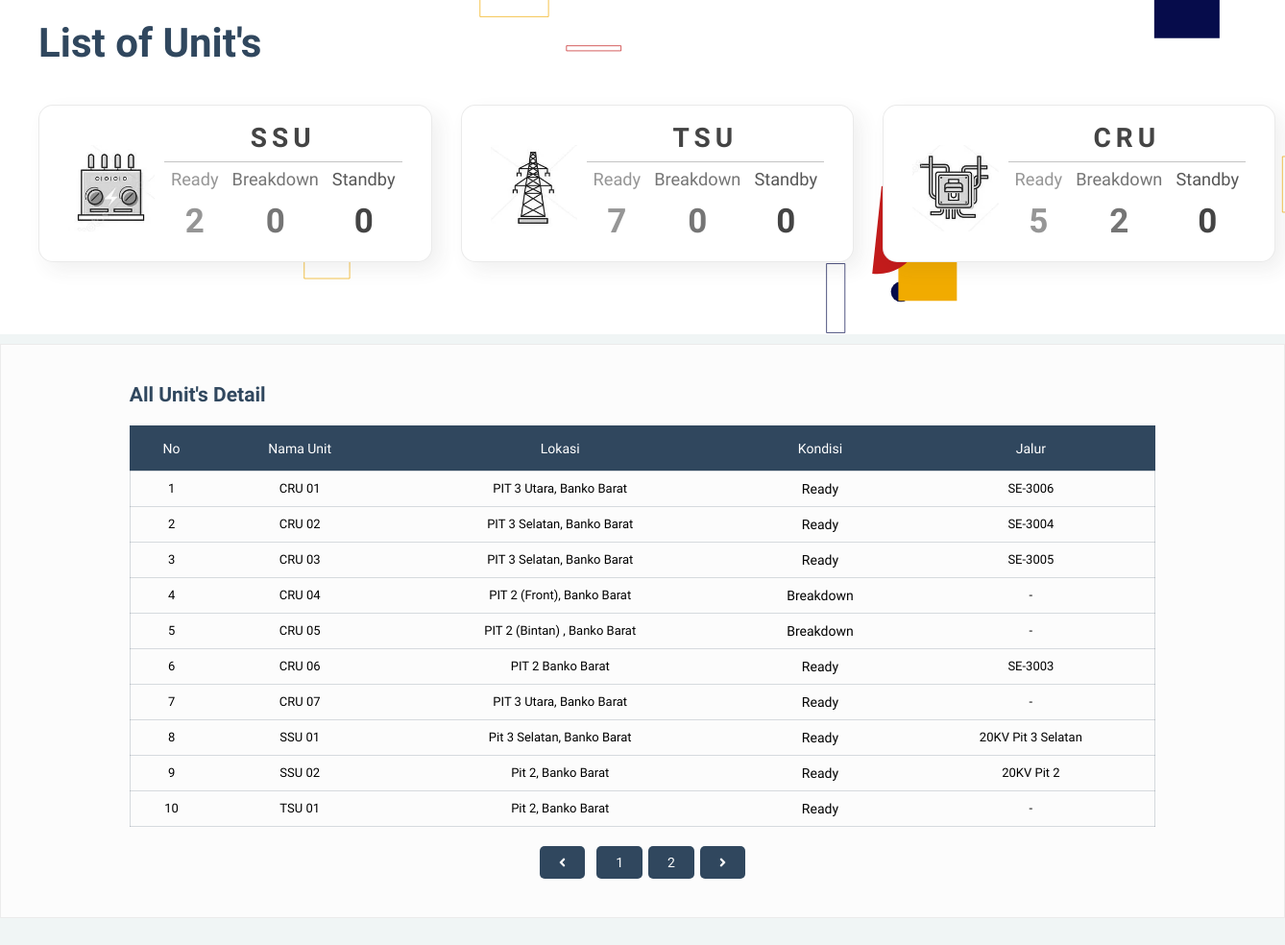
The app's page /pages/unit/detailUnit.php with its own data.
### tables this page shows
CREATE TABLE `t_unit` (
  `ID` int(11) NOT NULL,
  `NAMA_UNIT` text NOT NULL,
  `LOKASI` text NOT NULL,
  `KONDISI` text NOT NULL,
  `JALUR` text NOT NULL
);

### phpcode/kabel.php (called while the page is built, shortened)
<?php
    $data_cru_ready = mysqli_query($hostptba, "select COUNT(NAMA_UNIT) as 'CRUREADY' from T_UNIT where NAMA_UNIT like 'CRU%' and KONDISI = 'Ready'");
    $data_cru_standby = mysqli_query($hostptba, "select COUNT(NAMA_UNIT) as 'CRUSTANDBY' from T_UNIT where NAMA_UNIT like 'CRU%' and KONDISI = 'Standby'");
    $data_cru_breakdown = mysqli_query($hostptba, "select COUNT(NAMA_UNIT) as 'CRUBREAKDOWN' from T_UNIT where NAMA_UNIT like 'CRU%' and KONDISI = 'Breakdown'");
    $data_ssu_ready = mysqli_query($hostptba, "select COUNT(NAMA_UNIT) as 'SSUREADY' from T_UNIT where NAMA_UNIT like 'SSU%' and KONDISI = 'Ready'");
    $data_ssu_standby = mysqli_query($hostptba, "select COUNT(NAMA_UNIT) as 'SSUSTANDBY' from T_UNIT where NAMA_UNIT like 'SSU%' and KONDISI = 'Standby'");
    $data_ssu_breakdown = mysqli_query($hostptba, "select COUNT(NAMA_UNIT) as 'SSUBREAKDOWN' from T_UNIT where NAMA_UNIT like 'SSU%' and KONDISI = 'Breakdown'");
    $data_tsu_ready = mysqli_query($hostptba, "select COUNT(NAMA_UNIT) as 'TSUREADY' from T_UNIT where NAMA_UNIT like 'TSU%' and KONDISI = 'Ready'");
    $data_tsu_standby = mysqli_query($hostptba, "select COUNT(NAMA_UNIT) as 'TSUSTANDBY' from T_UNIT where NAMA_UNIT like 'TSU%' and KONDISI = 'Standby'");
    $data_tsu_breakdown = mysqli_query($hostptba, "select COUNT(NAMA_UNIT) as 'TSUBREAKDOWN' from T_UNIT where NAMA_UNIT like 'TSU%' and KONDISI = 'Breakdown'");
    $cruready = mysqli_fetch_array($data_cru_ready)['CRUREADY'];
    $crustandby = mysqli_fetch_array($data_cru_standby)['CRUSTANDBY'];
    $crubreakdown = mysqli_fetch_array($data_cru_breakdown)['CRUBREAKDOWN'];
    $ssuready = mysqli_fetch_array($data_ssu_ready)['SSUREADY'];
    $ssustandby = mysqli_fetch_array($data_ssu_standby)['SSUSTANDBY'];
    $ssubreakdown = mysqli_fetch_array($data_ssu_breakdown)['SSUBREAKDOWN'];
    $tsuready = mysqli_fetch_array($data_tsu_ready)['TSUREADY'];
    $tsustandby = mysqli_fetch_array($data_tsu_standby)['TSUSTANDBY'];
    $tsubreakdown = mysqli_fetch_array($data_tsu_breakdown)['TSUBREAKDOWN'];
?>

### pages/unit/detailUnit.php (the view, shortened to what this page needs)
<!DOCTYPE html>
<html lang="en">
<head>
    <link rel='stylesheet' href='../../assets/css/index.css'>
    <link rel='stylesheet' href='../../assets/css/styles.css'>
    <link rel='stylesheet' type='text/css' href='../../assets/css/responsive.css'>
</head>
<body id='pageListrik' style='background: rgb(240,245,245); '>
  <?php
    include '../../phpcode/calculation.php';
    include '../../phpcode/kabel.php';
  ?>
  <div class="dpContainer containerUnit">
    <h1>List of Unit's</h1>
    <div class="outContainer">
      <div class='probDetailContent unitBox'>
        <div class='unitItemBox' style='display: flex;'>
          <img src='../../assets/ssu.webp' alt='illustrasissu'/>
          <div>
            <h3>SSU</h3>
            <figure style='display: flex; align-items: center; justify-content: space-around;'>
              <div style='display: flex; justify-content: space-around;'>
                <div class='status ready'>
                  <h2>Ready</h2>
                  <p><?php echo $ssuready?> <p>
                </div>
                <div class='status breakdown'>
                  <h2>Breakdown</h2>
                  <p><?php echo $ssubreakdown?><p>
                </div>
                <div class='status'>
                  <h2>Standby</h2>
                  <p><?php echo $ssustandby?><p>
                </div>
              </div>
            </figure>
          </div>
        </div>
        <div class='unitItemBox' style='display: flex;'>
          <img src='../../assets/tsu.webp' alt='illustrasitsu'/>
          <div>
            <h3>TSU</h3>
            <figure style='display: flex; align-items: center; justify-content: space-around;'>
              <div style='display: flex; justify-content: space-around;'>
                <div class='status ready'>
                  <h2>Ready</h2>
                  <p><?php echo $tsuready?><p>
                </div>
                <div class='status breakdown'>
                  <h2>Breakdown</h2>
                  <p><?php echo $tsubreakdown?> <p>
                </div>
                <div class='status'>
                  <h2>Standby</h2>
                  <p><?php echo $tsustandby?> <p>
                </div>
              </div>
            </figure>
          </div>
        </div>
        <div class='unitItemBox' style='display: flex'>
          <img src='../../assets/cru.webp' alt='illustrasicru'/>
          <div>
            <h3>CRU</h3>
            <figure style='display: flex; align-items: center; justify-content: space-around;'>
              <div style='display: flex; justify-content: space-around;'>
                <div class='status ready'>
                  <h2>Ready</h2>
                  <p><?php echo $cruready?> <p>
                </div>
                <div class='status breakdown'>
                  <h2>Breakdown</h2>
                  <p><?php echo $crubreakdown?> <p>
                </div>
                <div class='status'>
                  <h2>Standby</h2>
                  <p><?php echo $crustandby?> <p>
                </div>
              </div>
            </figure>
          </div>
        </div>
      </div>
    </div>
  </div>
    <div id ='tabel-problem' class='tabel_problem' style='display: block;'>
      <h1 style="font-size: 1.5rem; color: #30475E; margin-bottom: 20px; font-weight: 600;">All Unit's Detail</h1>
      <table>
        <thead>
        <tr>
            <th>No</th>
            <th>Nama Unit</th>
            <th>Lokasi</th>
            <th>Kondisi</th>
            <th>Jalur</th>
        </tr>
        </thead>
        <tbody>
        <?php
            $batasunit = 10;
            $halamanunit = isset($_GET['hal_unit']) ? (int) $_GET['hal_unit'] : 1;
            $halawalunit = ($halamanunit > 1) ? ($halamanunit * $batasunit) - $batasunit : 0;
            $prevunit = $halamanunit -1;
            $nextunit = $halamanunit +1;
            $no = 1;
            $dataunit_all = mysqli_query($hostptba, "select * from T_UNIT order by NAMA_UNIT asc");
            $jumlah_unit = mysqli_num_rows($dataunit_all);
            $totalhal_unit = ceil($jumlah_unit / $batasunit);
            $dataunit = mysqli_query($hostptba, "select * from T_UNIT order by NAMA_UNIT asc limit $halawalunit, $batasunit ");
            while ($t_unit = mysqli_fetch_array($dataunit)){
                ?>
                <tr>
                <td><?php echo $no++; ?>
                <td><?php echo $t_unit['NAMA_UNIT'] ?></td>
                <td><?php echo $t_unit['LOKASI'] ?></td>
                <td><span id='tkondisi' ><?php echo $t_unit['KONDISI'] ?></span></td>
                <td><?php echo $t_unit['JALUR'] ?></td>
                </tr>
                <?php
            }
        ?>
        </tbody>
      </table>
      <nav>
        <ul class="pageNumber">
          <li>
            <a class="pageact" <?php if($halamanunit > 1){
              echo "href='?hal_unit=$prevunit'";
            }?>><i class="fa fa-angle-left" style="margin-right: 0"></i></a>
          </li>
          <li>
            <?php
              for ($w=1; $w <= $totalhal_unit; $w++){
                ?>
                  <li><a class="pageact" href="?hal_unit=<?php echo $w?>"><?php echo $w?></a></li>
                <?php
              }
            ?>
          </li>
          <li>
            <a class="pageact" <?php if($halamanunit < $totalhal_unit){
              echo "href='?hal_unit=$nextunit'";
            }?>><i class="fa fa-angle-right" style="margin-right: 0"></i></a>
          </li>
        </ul>
      </nav>
    </div>
  </body>
  </html>

### assets/css/index.css (style rules this page uses)
* { font-size: 18px; box-sizing: border-box; font-family: 'Source Sans Pro', sans-serif; padding: 0; margin: 0; }
html { scroll-behavior: smooth; }
nav ul { display: flex; }
ul a { text-decoration: none; display: inline-block; color: inherit; line-height: 35px; }
nav ul li { list-style: none; font-size: 16px; padding: 12px 20px; font-weight: 500; color: #ffffff }

### assets/css/styles.css (style rules this page uses)
* { box-sizing: border-box; margin: 0; padding: 0; font-size: 14px; font-weight: normal; font-family: 'Source Sans Pro', sans-serif; }
html { scroll-behavior: smooth; }
table { border-collapse: collapse; }
a { text-decoration: none; color: inherit; }
img { aspect-ratio: attr(width); }
span { color: inherit; }
.tabel_problem { background: #fcfcfc; width: 100%; padding: 3% 10%; margin: 0 auto; margin-top: 10px; margin-bottom: 50px; border: 1px solid #ebebeb; display: none; }
.tabel_problem table { border-collapse: none; width: 100%; }
.tabel_problem table tr th { padding: 15px 12px; background-color: #30475E; color: white; }
.tabel_problem table tr { border: 1px solid #30475e30; }
.tabel_problem table tr td { padding: 10px 10px; font-size: 13px; text-align: center; }
.probDetailContent { background: #30475e; background: linear-gradient(to right, #435e79, #4ca1af); display: flex; justify-content: space-around; margin-bottom: 40px; padding: 25px 0px; border-radius: 15px; }
.probDetailContent p { color: #dcdcdc; font-size: 16px; line-height: 1.5; text-align: center; }
.unitBox { background: transparent; display: flex; justify-content: space-between; width: 100%; gap: 30px; margin-bottom: 30px; }
.unitItemBox { background: #ffffff; border: 1px solid #e9e9e9ec; padding: 17px 30px; padding-bottom: 7px; border-radius: 15px; flex: 1; gap: 10px; text-align: center; cursor: pointer; align-items: center; box-shadow: 8px 8px 20px 0 #23364813; transition: transform 0.2s ease-in-out; filter: grayscale(100%); }
.unitItemBox img { height: 90px; }
.unitItemBox h3 { color: #30475E; font-weight: 800; letter-spacing: 5px; font-size: 2em; padding-bottom: 8px; border-bottom: 1px solid #30475E50; }
.unitItemBox p { color: #30475E; }
.breakdown p { color: #F05454; }
.ready, .ready p { color:rgb(37, 194, 42); }
.status { padding: 7px; }
.breakdown { color: #F05454; }
.status h2 { font-size: 1em; margin-bottom: 8px; }
.status p { font-size: 2.5em; opacity: 1; font-weight: bold; }
.pageNumber { width: 100%; display: flex; margin-top: 20px; justify-content: center; }
.pageNumber li { list-style: none; padding: 0; background: #30475E; color: white; border-radius: 5px; margin: 0 3px; cursor: pointer; }
.pageact { line-height: 1; }
.pageNumber li a { color: white; display: block; width: 100%; padding: 10px 20px; }
.svg-inline--fa { margin-right: 8px; }
.dpContainer { padding: 20px 40px; color: #30475e; background-image: url('../wave-haikei.svg'); background-position: bottom 30% left; }
.containerUnit { background-image: url('../bg2-haikei.svg'); background-repeat: no-repeat; background-size: cover; background-position: bottom 25% left; }
.dpContainer h1 { font-size: 3rem; font-weight: 800; margin-bottom: 15px; }
.dpContainer h2 { font-size: 1.3rem; font-weight: 600; }
.outContainer { display: flex; gap: 30px; justify-content: space-between; color: rgb(86, 86, 87); }
.containerUnit h2 { font-weight: 400; }

### records on screen
t_unit: NAMA_UNIT "CRU 01", LOKASI "PIT 3 Utara, Banko Barat", KONDISI "Ready", JALUR "SE-3006"
t_unit: NAMA_UNIT "CRU 02", LOKASI "PIT 3 Selatan, Banko Barat", KONDISI "Ready", JALUR "SE-3004"
t_unit: NAMA_UNIT "CRU 03", LOKASI "PIT 3 Selatan, Banko Barat", KONDISI "Ready", JALUR "SE-3005"
t_unit: NAMA_UNIT "CRU 04", LOKASI "PIT 2 (Front), Banko Barat", KONDISI "Breakdown", JALUR "-"
t_unit: NAMA_UNIT "CRU 05", LOKASI "PIT 2 (Bintan) , Banko Barat", KONDISI "Breakdown", JALUR "-"
t_unit: NAMA_UNIT "CRU 06", LOKASI "PIT 2 Banko Barat", KONDISI "Ready", JALUR "SE-3003"
t_unit: NAMA_UNIT "CRU 07", LOKASI "PIT 3 Utara, Banko Barat", KONDISI "Ready", JALUR "-"
t_unit: NAMA_UNIT "SSU 01", LOKASI "Pit 3 Selatan, Banko Barat", KONDISI "Ready", JALUR "20KV Pit 3 Selatan"
t_unit: NAMA_UNIT "SSU 02", LOKASI "Pit 2, Banko Barat", KONDISI "Ready", JALUR "20KV Pit 2"
t_unit: NAMA_UNIT "TSU 01", LOKASI "Pit 2, Banko Barat", KONDISI "Ready", JALUR "-"

### other values on screen
$ssuready "2"
$ssubreakdown "0"
$ssustandby "0"
$tsuready "7"
$tsubreakdown "0"
$tsustandby "0"
$cruready "5"
$crubreakdown "2"
$crustandby "0"
